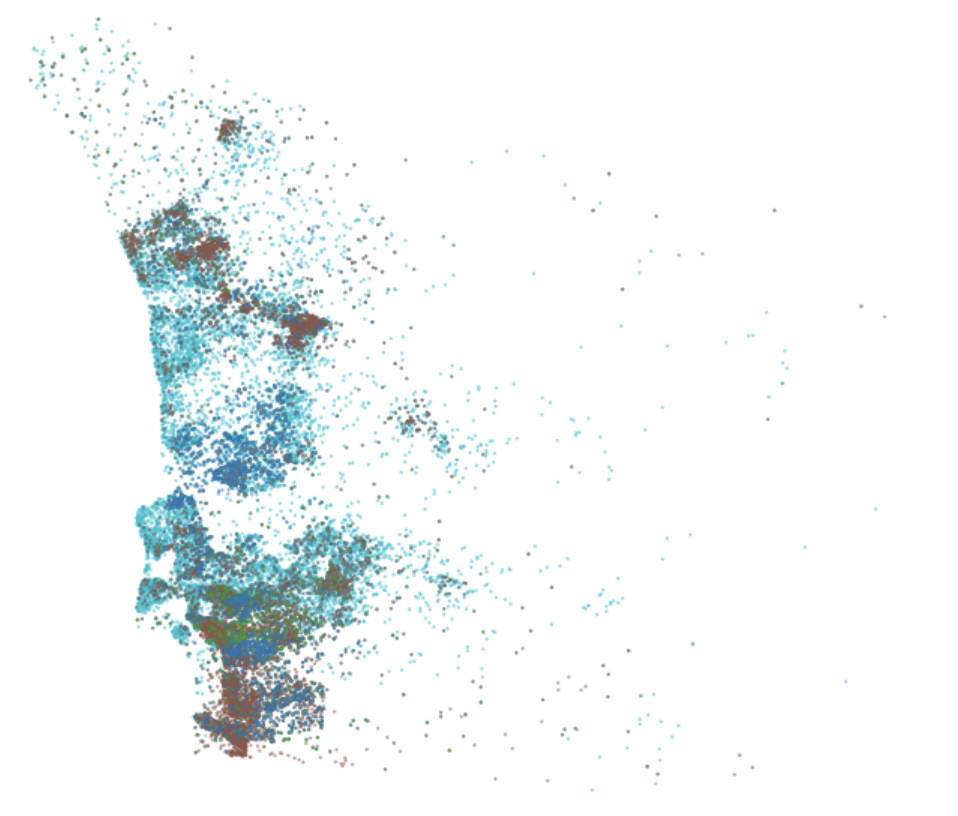
#> input picture exampleImages/SD.png, 958 x 816 px
$ jupyter execute --allow-errors redistricting_script.ipynb   (shell and % lines are left out)
#> lines starting #> are read from the running program, lines starting #| are printed output that depends on the picture; after the words box and inside, x2 and y2 are one past the last pixel; in counts of white or black regions, pixels touching at a corner belong together
### model/contour.py
import numpy as np
import matplotlib.pyplot as plt
from skimage.color import rgb2gray
from skimage import io
from skimage.filters import gaussian
from skimage.segmentation import active_contour, quickshift
from skimage.util import img_as_float
from random import randint
import cv2
from shapely.geometry import Polygon
from shapely.geometry import Point


def count_population(path):
    img = cv2.imread(path, cv2.IMREAD_GRAYSCALE)
    n_white_pix = np.sum(img != 255)
    return n_white_pix * 100


# [46 lines left out: functions find_population_in_contour, score, not called in this run]


# [43 lines that do not run on import are left out]

    # [9 lines of commented-out code are left out]

### model/clustering.py
import numpy as np
import matplotlib.pyplot as plt
from skimage import io
from sklearn.cluster import KMeans
import cv2

def find_centers(PATH, viz=False):

    def getColor(cluster):
        if cluster == 0:
            return (0, 123, 0)
        if cluster == 1:
            return (0, 0, 123)
        if cluster == 2:
            return (123, 0, 0)
        if cluster == 3:
            return (220, 0, 123)
        if cluster == 4:
            return (123, 220, 0)
        if cluster == 5:
            return (50, 0, 123)
        if cluster == 6:
            return (20, 100, 50)
        else:
            return (23, 153, 123)


    n = 8
    img = cv2.imread(PATH, cv2.IMREAD_GRAYSCALE)
    pts = np.array([[0, 0]])
    for i in range(img.shape[0]):
        for j in range(img.shape[1]):
            if (img[i][j] < 250):
                pts = np.append(pts, [[i, j]], axis=0)

    clf = KMeans(n_clusters=n, random_state=0)
    clf.fit(pts)

    if viz:
        clf.fit(pts)
        print('Num clusters=', n)
        print('Cluster centers:', clf.cluster_centers_)

        img = cv2.imread(PATH)
        for p, l in zip(pts, clf.labels_):
            img[p[0]][p[1]] = getColor(l)

        cv2.imwrite('result_KMeans.jpg', img)

        fig, ax = plt.subplots(figsize=(7, 7))
        ax.imshow(img)
        ax.set_xticks([]), ax.set_yticks([])
        ax.axis([0, img.shape[1], img.shape[0], 0])
        plt.show()

    return clf.cluster_centers_

### model/morphsnakes.py
# -*- coding: utf-8 -*-

"""
====================
Morphological Snakes
====================

*Morphological Snakes* [1]_ are a family of methods for image segmentation.
Their behavior is similar to that of active contours (for example, *Geodesic
Active Contours* [2]_ or *Active Contours without Edges* [3]_). However,
*Morphological Snakes* use morphological operators (such as dilation or
erosion) over a binary array instead of solving PDEs over a floating point
array, which is the standard approach for active contours. This makes
*Morphological Snakes* faster and numerically more stable than their
traditional counterpart.

There are two *Morphological Snakes* methods available in this implementation:
*Morphological Geodesic Active Contours* (**MorphGAC**, implemented in the
function ``morphological_geodesic_active_contour``) and *Morphological Active
Contours without Edges* (**MorphACWE**, implemented in the function
``morphological_chan_vese``).

**MorphGAC** is suitable for images with visible contours, even when these
contours might be noisy, cluttered, or partially unclear. It requires, however,
that the image is preprocessed to highlight the contours. This can be done
using the function ``inverse_gaussian_gradient``, although the user might want
to define their own version. The quality of the **MorphGAC** segmentation
depends greatly on this preprocessing step.

On the contrary, **MorphACWE** works well when the pixel values of the inside
and the outside regions of the object to segment have different averages.
Unlike **MorphGAC**, **MorphACWE** does not require that the contours of the
object are well defined, and it works over the original image without any
preceding processing. This makes **MorphACWE** easier to use and tune than
**MorphGAC**.

References
----------

.. [1] A Morphological Approach to Curvature-based Evolution of Curves and
       Surfaces, Pablo Márquez-Neila, Luis Baumela and Luis Álvarez. In IEEE
       Transactions on Pattern Analysis and Machine Intelligence (PAMI),
       2014, DOI 10.1109/TPAMI.2013.106
.. [2] Geodesic Active Contours, Vicent Caselles, Ron Kimmel and Guillermo
       Sapiro. In International Journal of Computer Vision (IJCV), 1997,
       DOI:10.1023/A:1007979827043
.. [3] Active Contours without Edges, Tony Chan and Luminita Vese. In IEEE
       Transactions on Image Processing, 2001, DOI:10.1109/83.902291

"""
__author__ = "P. Márquez Neila <p.mneila@upm.es>"


from itertools import cycle

import numpy as np
from scipy import ndimage as ndi

__all__ = ['morphological_chan_vese',
           'morphological_geodesic_active_contour',
           'inverse_gaussian_gradient',
           'circle_level_set',
           'checkerboard_level_set'
           ]


__version__ = (2, 0, 1)
__version_str__ = ".".join(map(str, __version__))


class _fcycle(object):

    def __init__(self, iterable):
        """Call functions from the iterable each time it is called."""
        self.funcs = cycle(iterable)

    def __call__(self, *args, **kwargs):
        f = next(self.funcs)
        return f(*args, **kwargs)


# SI and IS operators for 2D and 3D.
_P2 = [np.eye(3),
       np.array([[0, 1, 0]] * 3),
       np.flipud(np.eye(3)),
       np.rot90([[0, 1, 0]] * 3)]
_P3 = [np.zeros((3, 3, 3)) for i in range(9)]

_P3[0][:, :, 1] = 1
_P3[1][:, 1, :] = 1
_P3[2][1, :, :] = 1
_P3[3][:, [0, 1, 2], [0, 1, 2]] = 1
_P3[4][:, [0, 1, 2], [2, 1, 0]] = 1
_P3[5][[0, 1, 2], :, [0, 1, 2]] = 1
_P3[6][[0, 1, 2], :, [2, 1, 0]] = 1
_P3[7][[0, 1, 2], [0, 1, 2], :] = 1
_P3[8][[0, 1, 2], [2, 1, 0], :] = 1


def sup_inf(u):
    """SI operator."""

    if np.ndim(u) == 2:
        P = _P2
    elif np.ndim(u) == 3:
        P = _P3
    else:
        raise ValueError("u has an invalid number of dimensions "
                         "(should be 2 or 3)")

    erosions = []
    for P_i in P:
        erosions.append(ndi.binary_erosion(u, P_i))

    return np.array(erosions, dtype=np.int8).max(0)


def inf_sup(u):
    """IS operator."""

    if np.ndim(u) == 2:
        P = _P2
    elif np.ndim(u) == 3:
        P = _P3
    else:
        raise ValueError("u has an invalid number of dimensions "
                         "(should be 2 or 3)")

    dilations = []
    for P_i in P:
        dilations.append(ndi.binary_dilation(u, P_i))

    return np.array(dilations, dtype=np.int8).min(0)


_curvop = _fcycle([lambda u: sup_inf(inf_sup(u)),   # SIoIS
                   lambda u: inf_sup(sup_inf(u))])  # ISoSI


def _check_input(image, init_level_set):
    """Check that shapes of `image` and `init_level_set` match."""
    if not image.ndim in [2, 3]:
        raise ValueError("`image` must be a 2 or 3-dimensional array.")

    if len(image.shape) != len(init_level_set.shape):
        raise ValueError("The dimensions of the initial level set do not "
                         "match the dimensions of the image.")


def _init_level_set(init_level_set, image_shape):
    """Auxiliary function for initializing level sets with a string.

    If `init_level_set` is not a string, it is returned as is.
    """
    if isinstance(init_level_set, str):
        if init_level_set == 'checkerboard':
            res = checkerboard_level_set(image_shape)
        elif init_level_set == 'circle':
            res = circle_level_set(image_shape)
        else:
            raise ValueError("`init_level_set` not in "
                             "['checkerboard', 'circle']")
    else:
        res = init_level_set
    return res


def circle_level_set(image_shape, center=None, radius=None):
    """Create a circle level set with binary values.

    Parameters
    ----------
    image_shape : tuple of positive integers
        Shape of the image
    center : tuple of positive integers, optional
        Coordinates of the center of the circle given in (row, column). If not
        given, it defaults to the center of the image.
    radius : float, optional
        Radius of the circle. If not given, it is set to the 75% of the
        smallest image dimension.

    Returns
    -------
    out : array with shape `image_shape`
        Binary level set of the circle with the given `radius` and `center`.

    See also
    --------
    checkerboard_level_set
    """

    if center is None:
        center = tuple(i // 2 for i in image_shape)

    if radius is None:
        radius = min(image_shape) * 3.0 / 8.0

    grid = np.mgrid[[slice(i) for i in image_shape]]
    grid = (grid.T - center).T
    phi = radius - np.sqrt(np.sum((grid)**2, 0))
    res = np.int8(phi > 0)
    return res


# [58 lines left out: functions checkerboard_level_set, inverse_gaussian_gradient, not called in this run]


def morphological_chan_vese(image, iterations, init_level_set='checkerboard',
                            smoothing=1, lambda1=1, lambda2=1,
                            iter_callback=lambda x: None):
    """Morphological Active Contours without Edges (MorphACWE)

    Active contours without edges implemented with morphological operators. It
    can be used to segment objects in images and volumes without well defined
    borders. It is required that the inside of the object looks different on
    average than the outside (i.e., the inner area of the object should be
    darker or lighter than the outer area on average).

    Parameters
    ----------
    image : (M, N) or (L, M, N) array
        Grayscale image or volume to be segmented.
    iterations : uint
        Number of iterations to run
    init_level_set : str, (M, N) array, or (L, M, N) array
        Initial level set. If an array is given, it will be binarized and used
        as the initial level set. If a string is given, it defines the method
        to generate a reasonable initial level set with the shape of the
        `image`. Accepted values are 'checkerboard' and 'circle'. See the
        documentation of `checkerboard_level_set` and `circle_level_set`
        respectively for details about how these level sets are created.
    smoothing : uint, optional
        Number of times the smoothing operator is applied per iteration.
        Reasonable values are around 1-4. Larger values lead to smoother
        segmentations.
    lambda1 : float, optional
        Weight parameter for the outer region. If `lambda1` is larger than
        `lambda2`, the outer region will contain a larger range of values than
        the inner region.
    lambda2 : float, optional
        Weight parameter for the inner region. If `lambda2` is larger than
        `lambda1`, the inner region will contain a larger range of values than
        the outer region.
    iter_callback : function, optional
        If given, this function is called once per iteration with the current
        level set as the only argument. This is useful for debugging or for
        plotting intermediate results during the evolution.

    Returns
    -------
    out : (M, N) or (L, M, N) array
        Final segmentation (i.e., the final level set)

    See also
    --------
    circle_level_set, checkerboard_level_set

    Notes
    -----

    This is a version of the Chan-Vese algorithm that uses morphological
    operators instead of solving a partial differential equation (PDE) for the
    evolution of the contour. The set of morphological operators used in this
    algorithm are proved to be infinitesimally equivalent to the Chan-Vese PDE
    (see [1]_). However, morphological operators are do not suffer from the
    numerical stability issues typically found in PDEs (it is not necessary to
    find the right time step for the evolution), and are computationally
    faster.

    The algorithm and its theoretical derivation are described in [1]_.

    References
    ----------
    .. [1] A Morphological Approach to Curvature-based Evolution of Curves and
           Surfaces, Pablo Márquez-Neila, Luis Baumela, Luis Álvarez. In IEEE
           Transactions on Pattern Analysis and Machine Intelligence (PAMI),
           2014, DOI 10.1109/TPAMI.2013.106
    """
    print('Calling local morphological_chan_vese')
    counter = 0
    init_level_set = _init_level_set(init_level_set, image.shape)

    _check_input(image, init_level_set)

    u = np.int8(init_level_set > 0)

    iter_callback(u, counter)

    res = 0

    for _ in range(iterations):

        # inside = u > 0
        # outside = u <= 0
        c0 = (image * (1 - u)).sum() / float((1 - u).sum() + 1e-8)
        c1 = (image * u).sum() / float(u.sum() + 1e-8)

        # Image attachment
        du = np.gradient(u)
        abs_du = np.abs(du).sum(0)

        # abs_du = (1-res)*abs_du

        aux = abs_du * (lambda1 * (image - c1)**2 - lambda2 * (image - c0)**2)

        u[aux < 0] = 1
        u[aux > 0] = 0

        # Smoothing
        for _ in range(smoothing):
            u = _curvop(u)

        res = iter_callback(u, counter, res)

        if res > 0.97:
            return (u, res)

        counter += 1

    return (u, res)


# [125 lines left out: function morphological_geodesic_active_contour, not called in this run]

### model/redistricting_script.ipynb
[cell 1]
import os
import logging
import cv2
import numpy as np
from imageio import imread
import matplotlib
from matplotlib import pyplot as plt
from skimage.segmentation import mark_boundaries, find_boundaries
from contour import count_population
from skimage.color import rgb2hsv
import morphsnakes as ms
from threading import Thread
from clustering import *

[cell 2]
def rgb2gray(img):
    """Convert a RGB image to gray scale."""
    return 0.2989 * img[..., 0] + 0.587 * img[..., 1] + 0.114 * img[..., 2]

[cell 3]
PATH_IMG_LA = '../exampleImages/SD.png'
PAUSE_TIME = 0.000001

num_districts = 8

# Load the image.
imgcolor = imread(PATH_IMG_LA)
#> imgcolor is the input picture: shape (816, 958, 4); mean R, G, B, A 242.2, 246.3, 247, 255
# imgcolor = imgcolor / 255
img = rgb2gray(imgcolor)
#> in rgb2gray, `return 0.2989 * img[..., 0] + 0.587 * img[..., 1] + 0.114 * img[..., 2]`:
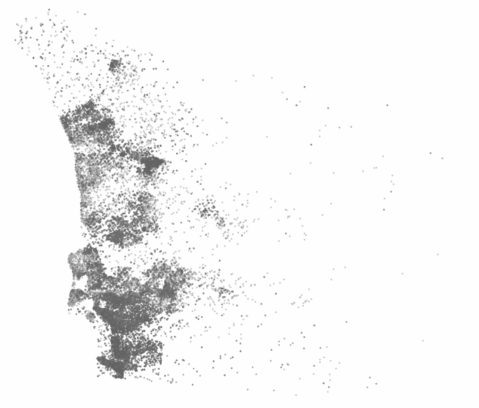
#> returned value: shape (816, 958) float64 (shown at 1/2 size); min 97.38, max 255, mean 245.2

population_count = count_population(PATH_IMG_LA)
#> in count_population, `n_white_pix = np.sum(img != 255)`: n_white_pix = 118839
#> population_count = 11883900
print(population_count)
#| 11883900

[cell 4]
def find_population_in_level_set(levelset):
    population = 0

    for i in range(len(levelset)):
        for j in range(len(levelset[i])):
            pix = (img[i][j])
            if (levelset[i][j] == 1) and pix < 0.9:
                # print(i, j, pix)
                population += 1

    # [4 lines of commented-out code are left out]

    return population*200

[cell 5]
def score(levelset, district_count, population):
    district_population = find_population_in_level_set(levelset)
    ideal_count = population / district_count

    ratio1 = district_population/ideal_count
    return ratio1

[cell 6]
def visual_callback_2d(background, fig=None):
    """
    Returns a callback than can be passed as the argument `iter_callback`
    of `morphological_geodesic_active_contour` and
    `morphological_chan_vese` for visualizing the evolution
    of the levelsets. Only works for 2D images.
    Parameters
    ----------
    background : (M, N) array
        Image to be plotted as the background of the visual evolution.
    fig : matplotlib.figure.Figure
        Figure where results will be drawn. If not given, a new figure
        will be created.
    Returns
    -------
    callback : Python function
        A function that receives a levelset and updates the current plot
        accordingly. This can be passed as the `iter_callback` argument of
        `morphological_geodesic_active_contour` and
        `morphological_chan_vese`.
    """

    # Prepare the visual environment.
    if fig is None:
        fig = plt.figure()
    fig.clf()
    ax1 = fig.add_subplot(111)
    ax1.imshow(background, cmap=plt.cm.gray)

    #ax2 = fig.add_subplot(1, 2, 2)
    #ax_u = ax2.imshow(np.zeros_like(background), vmin=0, vmax=1)

    plt.pause(PAUSE_TIME)

    def callback(levelset, counter, prevscore=0):
        # print(levelset.shape)
        if counter % 15 == 0:
            cur_score = score(levelset, num_districts, population_count)
            print('Districts: ', num_districts, ', Score:', cur_score)

            if (cur_score > 0.97):
                print('Done with contour, score=', cur_score)
                return cur_score

        if ax1.collections:
            del ax1.collections[0]

        ax1.contour(levelset, [0.5], colors='r')
        #ax_u.set_data(levelset)
        fig.canvas.draw()

        plt.pause(PAUSE_TIME)
        return prevscore

    return callback

[cell 7]
logging.info('Running: example_lakes (MorphACWE)...')
global img
global num_districts
points = find_centers(PATH_IMG_LA, viz=True)
#> after the loop in find_centers, `for p, l in zip(pts, clf.labels_):`:
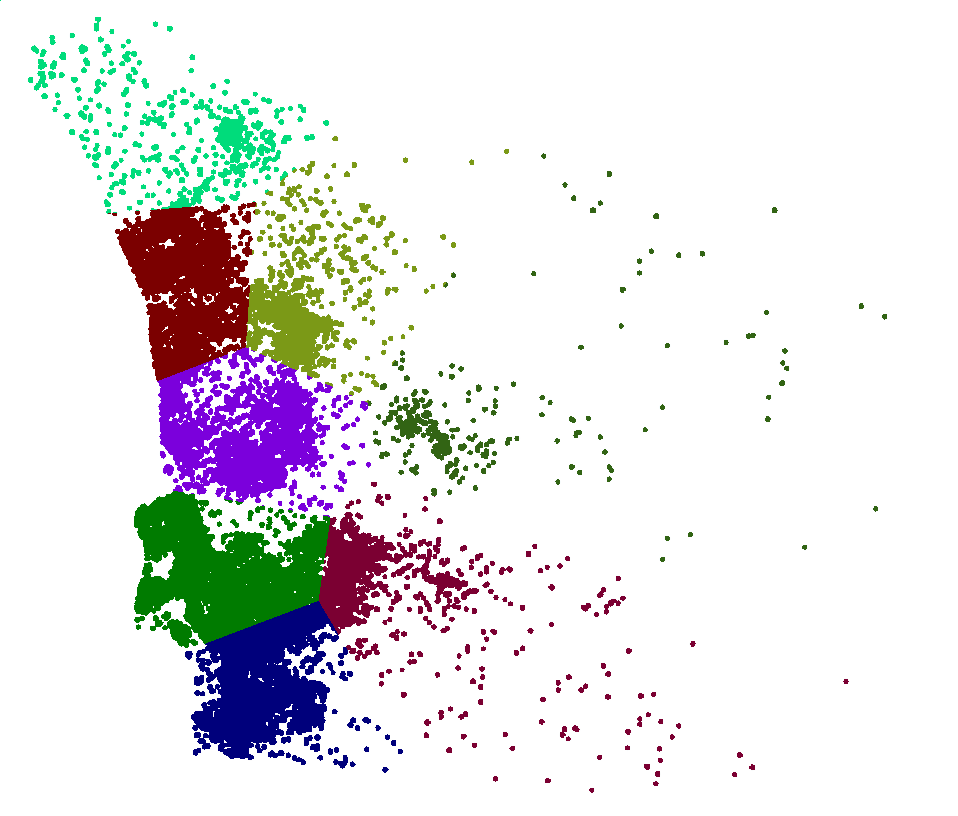
#> img: shape (816, 958, 3); mean B, G, R 231, 229.4, 230.2
num_districts = len(points)

[cell 8]
all_scores = []
all_districts = []
    # Initialization of the level-set.
#> (the rest of this cell did not finish here and is left out)


        # Callback for visual plotting
    callback = visual_callback_2d(imgcolor)

        # Morphological Chan-Vese (or ACWE)
    r, score_s = ms.morphological_chan_vese(img, iterations=100,
                                              init_level_set=init_ls,
                                              smoothing=3, lambda1=1, lambda2=1,
                                              iter_callback=callback)
#> in _init_level_set, `res = init_level_set`:
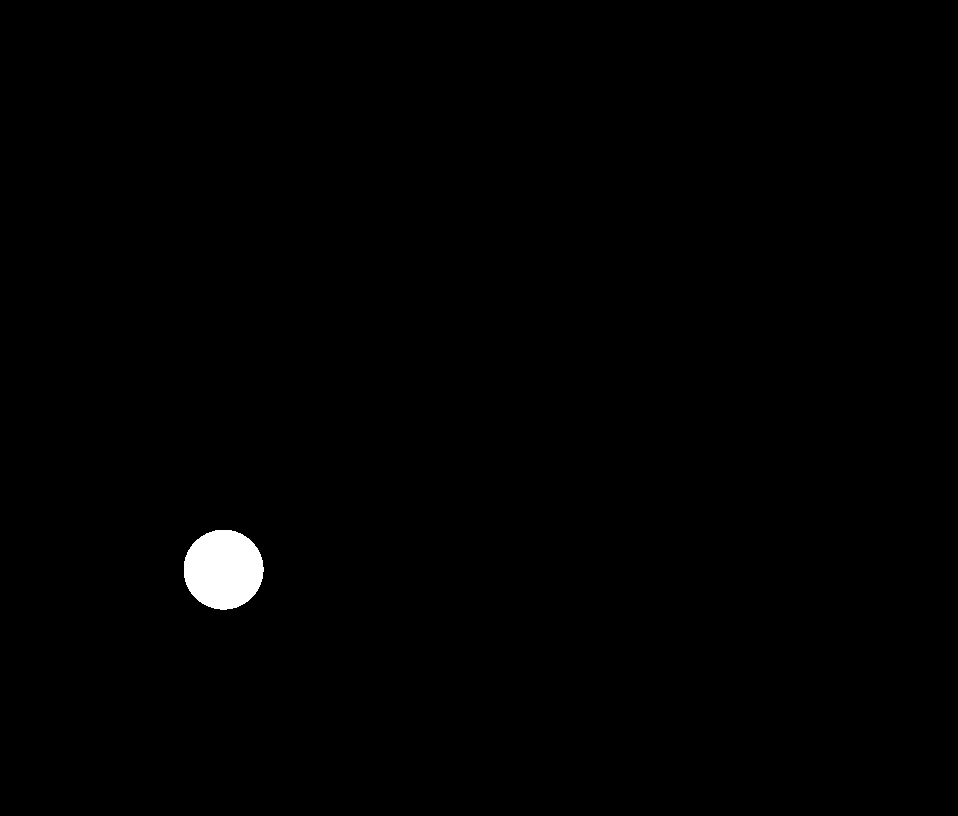
#> res: shape (816, 958) int8; values 0 (black) and 1 (white), 0.64% white; 1 white region, box (x1, y1, x2, y2) and area: (184, 530, 264, 610) 5025
#> after the loop in find_population_in_level_set, `for i in range(len(levelset)):`: population = 0
#> in score, `ideal_count = population / district_count`: ideal_count = 1485487.5
#> in score, `ratio1 = district_population/ideal_count`: ratio1 = 0
#| Districts:  8 , Score: 0.0
#> in callback, `plt.pause(PAUSE_TIME)`:
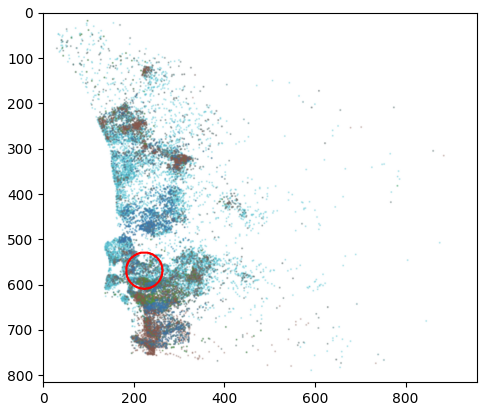
#> figure drawn by matplotlib, 1 panel
#> the loop in morphological_chan_vese, `for _ in range(iterations):` made 1 pass
#> (c0, c1) on pass 1: (245.7, 155.7)
#> (printed output is left out)

    all_scores.append(score_s)
    all_districts.append(r)
    imgcolor[r!=0] = (255, 255, 255, 1)

[cell 9]
pts = np.array([[0, 0]])
for i in range(img.shape[0]):
    for j in range(img.shape[1]):
        if (img[i][j] < 250):
            pts = np.append(pts, [[i, j]], axis=0)

[cell 10]
def getColor(cluster):
    if cluster == 0:
        return (0, 123, 0, 1)
    if cluster == 1:
        return (0, 0, 123, 1)
    if cluster == 2:
        return (123, 0, 0, 1)
    if cluster == 3:
        return (220, 0, 123, 1)
    if cluster == 4:
        return (123, 220, 0, 1)
    if cluster == 5:
        return (50, 0, 123, 1)
    if cluster == 6:
        return (20, 100, 50, 1)
    else:
        return (23, 153, 123, 1)

imcolor2 = imread(PATH_IMG_LA)
visited = [False] * len(pts)

for k, district in enumerate(all_districts):
    # [5 lines of commented-out code are left out]
    for p, (i, j) in enumerate(pts):
        if district[i][j] != 0:
            if visited[p] == False:
                imcolor2[i][j] = getColor(k)
                visited[p] = True

for idx, pt in enumerate(pts):
    if visited[idx] == False:
        a = np.linalg.norm(points - pt, axis=1)
        color = np.argmin(a)
        i = pt[0]
        j = pt[1]
        imcolor2[i][j] = getColor(color)
#> imcolor2: shape (816, 958, 4); 13.25% of pixels changed, all inside (x1, y1, x2, y2) = (0, 0, 887, 793)

[cell 11]
cv2.imwrite('result_NY.jpg', imcolor2)

cv2.imshow('img', imcolor2)
cv2.cv2.waitKey(0)
cv2.destroyAllWindows()
